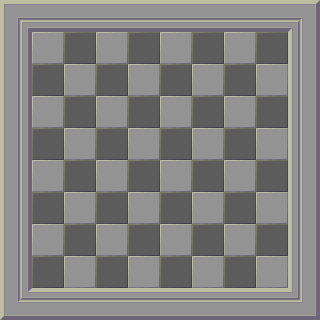

Below is a game level as drawn by its tile map, then a one-line description and the .tmx file that defines it, in full:
An orthogonal 10x10 tile map with 32x32 px tiles, 2 tile layers (border, board).

<map version="1.0" tiledversion="1.1.4" orientation="orthogonal" renderorder="right-up" width="10" height="10" tilewidth="32" tileheight="32" infinite="0" nextobjectid="1">
 <tileset firstgid="1" source="plastic.tsx" />
 <layer name="border" width="10" height="10">
  <data encoding="csv">
2,3,3,3,3,3,3,3,3,4,
6,0,0,0,0,0,0,0,0,8,
6,0,0,0,0,0,0,0,0,8,
6,0,0,0,0,0,0,0,0,8,
6,0,0,0,0,0,0,0,0,8,
6,0,0,0,0,0,0,0,0,8,
6,0,0,0,0,0,0,0,0,8,
6,0,0,0,0,0,0,0,0,8,
6,0,0,0,0,0,0,0,0,8,
10,11,11,11,11,11,11,11,11,12
</data>
 </layer>
 <layer name="board" width="10" height="10">
  <data encoding="csv">
0,0,0,0,0,0,0,0,0,0,
0,7,5,7,5,7,5,7,5,0,
0,5,7,5,7,5,7,5,7,0,
0,7,5,7,5,7,5,7,5,0,
0,5,7,5,7,5,7,5,7,0,
0,7,5,7,5,7,5,7,5,0,
0,5,7,5,7,5,7,5,7,0,
0,7,5,7,5,7,5,7,5,0,
0,5,7,5,7,5,7,5,7,0,
0,0,0,0,0,0,0,0,0,0
</data>
 </layer>
</map>
